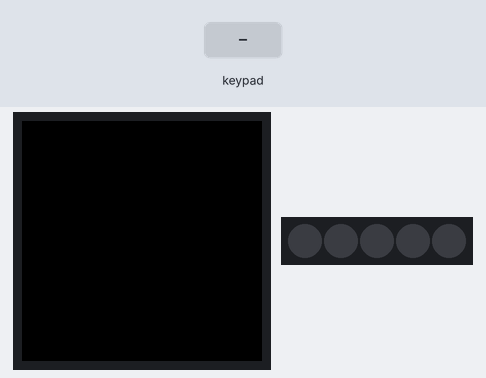
The sketch below on a simulated Arduino MKR. On the bench: 240×240 colour display, 5 RGB LEDs in strip order, left to right. Inputs (shaded band) come from the test bench. WiFi joins after 1.5 s; servers stay silent unless stated; network time is answered at once with the bench clock; the local clock reads 2024-03-15 10:24:30 at power-on unless the sketch sets it; no MQTT or app messages arrive unless stated; what the sketch prints to the serial monitor is not drawn.

Above: at 2.9 s.
3.0 s: keypad keys 1 2 3 4 pressed 0.4 s apart
At 4.2 s:
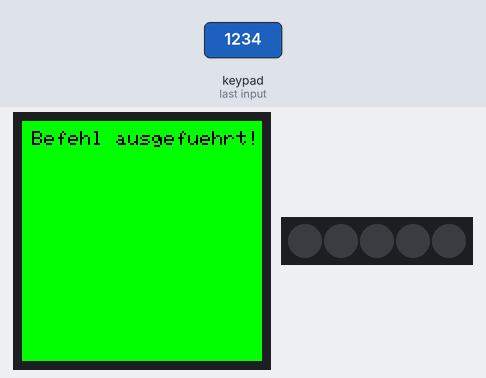
At 8.5 s:
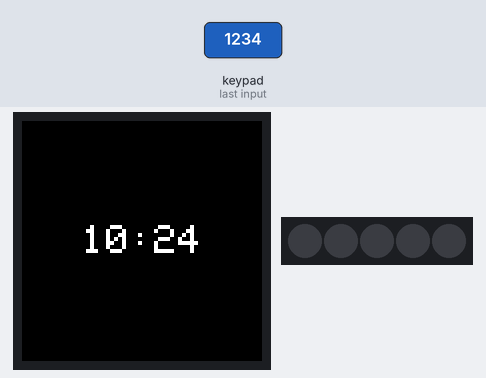
Timing chart, 0 to 10.0 s (numbered marks = the images above; inputs shaded):
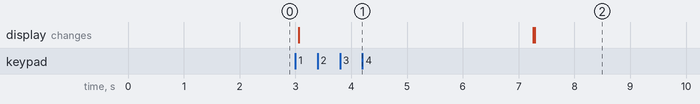

The sketch:

main.ino
```cpp
#include <WiFiNINA.h>
#include <PubSubClient.h>
#include <Arduino_MKRIoTCarrier.h>
#include <NTPClient.h>
#include <WiFiUdp.h>
#include <TimeLib.h>  // Bibliothek für Zeitfunktionen
#include <Fonts/FreeMonoBold9pt7b.h>  // Font für Text

// WiFi-Credentials
const char* ssid = "FRITZ!Box 7590 AD";
const char* password = "43836126328846995068";

// MQTT-Credentials
const char* mqtt_server = "192.168.188.188";
const int mqtt_port = 1883;
const char* mqtt_user = "mqtt";
const char* mqtt_password = "mqtt";
const char* mqtt_topic = "home/arduino/touch";  // MQTT Topic für Touch-Ereignisse

WiFiClient espClient;
PubSubClient client(espClient);
MKRIoTCarrier carrier;  // MKR IoT Carrier Objekt

// Entprellungs-Timer
unsigned long lastTouchTime = 0;
const unsigned long debounceDelay = 1000;  // 1 Sekunde Entprellzeit
const unsigned long greenDuration = 3000;   // 3 Sekunden für die grüne Hintergrundfarbe
unsigned long greenStartTime = 0;
bool isGreenBackground = false;

// NTP Client zur Zeitsynchronisation
WiFiUDP ntpUDP;
NTPClient timeClient(ntpUDP);

// Variablen für die Zeit
String lastFormattedTime = ""; // Variable zur Speicherung der zuletzt angezeigten Uhrzeit

void setBackgroundColor(uint16_t color) {
    uint16_t width = carrier.display.width();
    uint16_t height = carrier.display.height();

    for (int y = 0; y < height; y++) {
        carrier.display.drawFastHLine(0, y, width, color);
    }
}

void displaySuccessMessage() {
    carrier.display.setTextSize(2);
    carrier.display.setTextColor(ST77XX_BLACK);
    carrier.display.setCursor(10, 10);
    carrier.display.println("Befehl ausgefuehrt!");
}

void printTime() {
    timeClient.update();
    String formattedTime = timeClient.getFormattedTime().substring(0, 5); // Nur Stunden und Minuten extrahieren

    // Wenn die Uhrzeit sich geändert hat, aktualisiere die Anzeige
    if (formattedTime != lastFormattedTime) {
        lastFormattedTime = formattedTime; // Aktualisiere die zuletzt angezeigte Zeit

        // Berechne die Position für die Anzeige
        int16_t x, y;
        uint16_t w, h;
        carrier.display.setTextColor(ST77XX_WHITE);
        carrier.display.setTextSize(4);
        carrier.display.getTextBounds(formattedTime, 0, 0, &x, &y, &w, &h); // Holen Sie sich die Grenzen des Zeit-Textes
        x = (carrier.display.width() - w) / 2; // Berechnen Sie die X-Position für die zentrierte Anzeige
        y = (carrier.display.height() - h) / 2; // Berechnen Sie die Y-Position für die zentrierte Anzeige

        // Anzeige der Zeit
        carrier.display.setCursor(x, y);
        carrier.display.println(formattedTime);
    }
}

void setup() {
    Serial.begin(9600);
    carrier.begin();
    carrier.display.setRotation(0);

    // Hintergrund auf schwarz setzen
    setBackgroundColor(carrier.display.color565(0, 0, 0));

    // NTP Client initialisieren und Zeitzone einstellen
    timeClient.begin();
    timeClient.setTimeOffset(7200);  // Zeitzone auf +2 Stunden (z.B. für MEZ)

    // WiFi verbinden
    WiFi.begin(ssid, password);
    while (WiFi.status() != WL_CONNECTED) {
        delay(1000);
        Serial.println("Verbindung zum WiFi...");
    }
    Serial.println("Mit WiFi verbunden");

    // MQTT-Server einrichten
    client.setServer(mqtt_server, mqtt_port);

    Serial.println("MKR IoT Carrier bereit");
}

void reconnect() {
    while (!client.connected()) {
        Serial.println("Verbindung zum MQTT-Server...");
        if (client.connect("ArduinoClient", mqtt_user, mqtt_password)) {
            Serial.println("Mit MQTT verbunden");
        } else {
            Serial.print("Fehler, rc=");
            Serial.println(client.state());
            delay(5000);
        }
    }
}

void loop() {
    if (!client.connected()) {
        reconnect();
    }
    client.loop();

    // Touch-Tasten Status abfragen
    carrier.Buttons.update();
    unsigned long currentMillis = millis();

    // Entprellung für Touch-Taste 0
    if (carrier.Buttons.getTouch(TOUCH0) && (currentMillis - lastTouchTime > debounceDelay)) {
        client.publish(mqtt_topic, "Touch 0 gedrückt");
        Serial.println("Touch 0 gedrückt, Nachricht gesendet");
        lastTouchTime = currentMillis;
        setBackgroundColor(carrier.display.color565(0, 255, 0)); // Hintergrund auf grün setzen
        displaySuccessMessage(); // Erfolgsmeldung anzeigen
        greenStartTime = currentMillis; // Startzeit für die grüne Hintergrundfarbe speichern
        isGreenBackground = true;
    }

    // Entprellung für Touch-Taste 1
    if (carrier.Buttons.getTouch(TOUCH1) && (currentMillis - lastTouchTime > debounceDelay)) {
        client.publish(mqtt_topic, "Touch 1 gedrückt");
        Serial.println("Touch 1 gedrückt, Nachricht gesendet");
        lastTouchTime = currentMillis;
        setBackgroundColor(carrier.display.color565(0, 255, 0)); // Hintergrund auf grün setzen
        displaySuccessMessage(); // Erfolgsmeldung anzeigen
        greenStartTime = currentMillis; // Startzeit für die grüne Hintergrundfarbe speichern
        isGreenBackground = true;
    }

    // Entprellung für Touch-Taste 2
    if (carrier.Buttons.getTouch(TOUCH2) && (currentMillis - lastTouchTime > debounceDelay)) {
        client.publish(mqtt_topic, "Touch 2 gedrückt");
        Serial.println("Touch 2 gedrückt, Nachricht gesendet");
        lastTouchTime = currentMillis;
        setBackgroundColor(carrier.display.color565(0, 255, 0)); // Hintergrund auf grün setzen
        displaySuccessMessage(); // Erfolgsmeldung anzeigen
        greenStartTime = currentMillis; // Startzeit für die grüne Hintergrundfarbe speichern
        isGreenBackground = true;
    }

    // Entprellung für Touch-Taste 3
    if (carrier.Buttons.getTouch(TOUCH3) && (currentMillis - lastTouchTime > debounceDelay)) {
        client.publish(mqtt_topic, "Touch 3 gedrückt");
        Serial.println("Touch 3 gedrückt, Nachricht gesendet");
        lastTouchTime = currentMillis;
        setBackgroundColor(carrier.display.color565(0, 255, 0)); // Hintergrund auf grün setzen
        displaySuccessMessage(); // Erfolgsmeldung anzeigen
        greenStartTime = currentMillis; // Startzeit für die grüne Hintergrundfarbe speichern
        isGreenBackground = true;
    }

    // Entprellung für Touch-Taste 4
    if (carrier.Buttons.getTouch(TOUCH4) && (currentMillis - lastTouchTime > debounceDelay)) {
        client.publish(mqtt_topic, "Touch 4 gedrückt");
        Serial.println("Touch 4 gedrückt, Nachricht gesendet");
        lastTouchTime = currentMillis;
        setBackgroundColor(carrier.display.color565(0, 255, 0)); // Hintergrund auf grün setzen
        displaySuccessMessage(); // Erfolgsmeldung anzeigen
        greenStartTime = currentMillis; // Startzeit für die grüne Hintergrundfarbe speichern
        isGreenBackground = true;
    }

    // Überprüfen, ob die grüne Hintergrundfarbe für 3 Sekunden angezeigt werden soll
    if (isGreenBackground && (currentMillis - greenStartTime >= greenDuration)) {
        setBackgroundColor(carrier.display.color565(0, 0, 0)); // Hintergrund wieder auf schwarz setzen
        isGreenBackground = false; // Reset

        // Zeit sofort aktualisieren, nachdem der grüne Hintergrund verschwunden ist
        printTime();
    }

    // Zeit aktualisieren, wenn die letzte Minute abgelaufen ist
    if (currentMillis % 60000 < 100) { // Überprüfung auf jede volle Minute
        carrier.display.fillScreen(carrier.display.color565(0, 0, 0)); // Bildschirm löschen
        printTime(); // Uhrzeit erneut anzeigen
    }
}
```

Measured:
- after the input at 3.0 s, the display: changes after 0.06 s (image 1)
